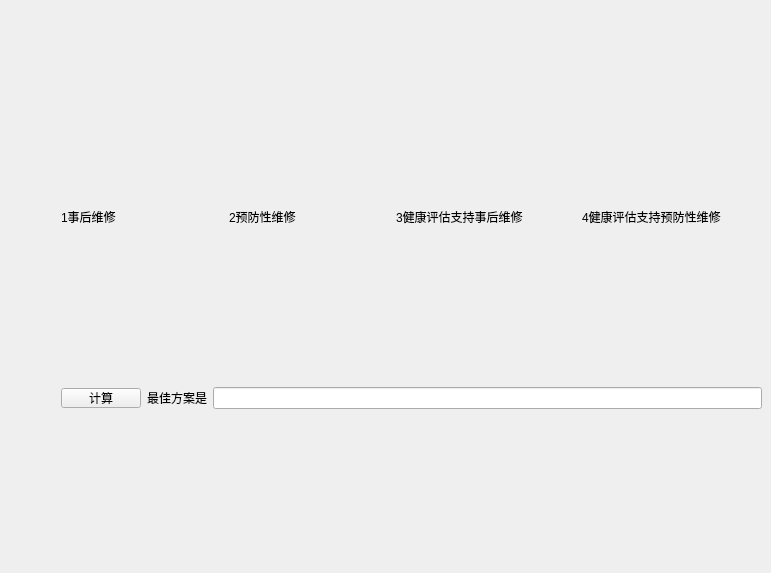
    <widget class="QWidget" name="tab_2">
     <attribute name="title">
      <string>高压泵四种策略对比</string>
     </attribute>
     <widget class="QWidget" name="layoutWidget">
      <property name="geometry">
       <rect>
        <x>61</x>
        <y>53</y>
        <width>701</width>
        <height>511</height>
       </rect>
      </property>
      <layout class="QVBoxLayout" name="verticalLayout_18" stretch="1,1,15">
       <item>
        <layout class="QHBoxLayout" name="horizontalLayout_7">
         <item>
          <widget class="QLabel" name="label_25">
           <property name="text">
            <string>1事后维修</string>
           </property>
          </widget>
         </item>
         <item>
          <widget class="QLabel" name="label_28">
           <property name="minimumSize">
            <size>
             <width>100</width>
             <height>0</height>
            </size>
           </property>
           <property name="text">
            <string>2预防性维修</string>
           </property>
          </widget>
         </item>
         <item>
          <widget class="QLabel" name="label_31">
           <property name="minimumSize">
            <size>
             <width>180</width>
             <height>0</height>
            </size>
           </property>
           <property name="maximumSize">
            <size>
             <width>16777215</width>
             <height>20</height>
            </size>
           </property>
           <property name="text">
            <string>3健康评估支持事后维修</string>
           </property>
          </widget>
         </item>
         <item>
          <widget class="QLabel" name="label_34">
           <property name="minimumSize">
            <size>
             <width>180</width>
             <height>0</height>
            </size>
           </property>
           <property name="maximumSize">
            <size>
             <width>16777215</width>
             <height>20</height>
            </size>
           </property>
           <property name="text">
            <string>4健康评估支持预防性维修</string>
           </property>
          </widget>
         </item>
        </layout>
       </item>
       <item>
        <layout class="QHBoxLayout" name="horizontalLayout_8">
         <item>
          <widget class="QPushButton" name="pushButton_11">
           <property name="maximumSize">
            <size>
             <width>16777215</width>
             <height>20</height>
            </size>
           </property>
           <property name="text">
            <string>计算</string>
           </property>
          </widget>
         </item>
         <item>
          <widget class="QLabel" name="label_13">
           <property name="maximumSize">
            <size>
             <width>16777215</width>
             <height>20</height>
            </size>
           </property>
           <property name="text">
            <string>最佳方案是</string>
           </property>
          </widget>
         </item>
         <item>
          <widget class="QLineEdit" name="lineEdit_5"/>
         </item>
        </layout>
       </item>
       <item>
        <layout class="QVBoxLayout" name="verticalLayout_13"/>
       </item>
      </layout>
     </widget>
    </widget>
